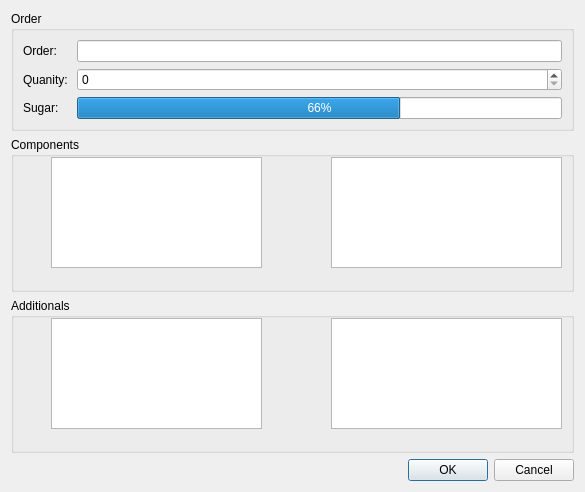
<?xml version="1.0" encoding="UTF-8"?>
<ui version="4.0">
 <class>ItemPropertiesDialog</class>
 <widget class="QDialog" name="ItemPropertiesDialog">
  <property name="geometry">
   <rect>
    <x>0</x>
    <y>0</y>
    <width>585</width>
    <height>492</height>
   </rect>
  </property>
  <property name="windowTitle">
   <string>Item Properties Dialog</string>
  </property>
  <layout class="QGridLayout" name="gridLayout">
   <item row="0" column="0">
    <widget class="QGroupBox" name="groupBox">
     <property name="sizePolicy">
      <sizepolicy hsizetype="Preferred" vsizetype="Fixed">
       <horstretch>0</horstretch>
       <verstretch>0</verstretch>
      </sizepolicy>
     </property>
     <property name="title">
      <string>Order</string>
     </property>
     <property name="flat">
      <bool>true</bool>
     </property>
     <layout class="QFormLayout" name="formLayout">
      <item row="0" column="0">
       <widget class="QLabel" name="label">
        <property name="text">
         <string>Order:</string>
        </property>
       </widget>
      </item>
      <item row="0" column="1">
       <widget class="QLineEdit" name="orderLineEdit"/>
      </item>
      <item row="1" column="0">
       <widget class="QLabel" name="label_2">
        <property name="text">
         <string>Quanity: </string>
        </property>
       </widget>
      </item>
      <item row="1" column="1">
       <widget class="QSpinBox" name="quantitySpinBox"/>
      </item>
      <item row="2" column="0">
       <widget class="QLabel" name="label_3">
        <property name="text">
         <string>Sugar:</string>
        </property>
       </widget>
      </item>
      <item row="2" column="1">
       <widget class="QProgressBar" name="sugarProgressBar">
        <property name="minimum">
         <number>1</number>
        </property>
        <property name="maximum">
         <number>4</number>
        </property>
        <property name="value">
         <number>3</number>
        </property>
        <property name="textVisible">
         <bool>true</bool>
        </property>
        <property name="invertedAppearance">
         <bool>false</bool>
        </property>
        <property name="textDirection">
         <enum>QProgressBar::TopToBottom</enum>
        </property>
       </widget>
      </item>
     </layout>
    </widget>
   </item>
   <item row="1" column="0">
    <widget class="QGroupBox" name="groupBox_2">
     <property name="title">
      <string>Components</string>
     </property>
     <property name="flat">
      <bool>true</bool>
     </property>
     <widget class="QListWidget" name="currentComponentsListWidget">
      <property name="geometry">
       <rect>
        <x>40</x>
        <y>20</y>
        <width>211</width>
        <height>111</height>
       </rect>
      </property>
     </widget>
     <widget class="QListWidget" name="allComponentsListWidget">
      <property name="geometry">
       <rect>
        <x>320</x>
        <y>20</y>
        <width>231</width>
        <height>111</height>
       </rect>
      </property>
     </widget>
    </widget>
   </item>
   <item row="2" column="0">
    <widget class="QGroupBox" name="groupBox_3">
     <property name="title">
      <string>Additionals</string>
     </property>
     <property name="flat">
      <bool>true</bool>
     </property>
     <widget class="QListWidget" name="currentAdditionalListWidget">
      <property name="geometry">
       <rect>
        <x>40</x>
        <y>20</y>
        <width>211</width>
        <height>111</height>
       </rect>
      </property>
     </widget>
     <widget class="QListWidget" name="allAdditionalListWidget">
      <property name="geometry">
       <rect>
        <x>320</x>
        <y>20</y>
        <width>231</width>
        <height>111</height>
       </rect>
      </property>
     </widget>
    </widget>
   </item>
   <item row="3" column="0">
    <widget class="QDialogButtonBox" name="buttonBox">
     <property name="orientation">
      <enum>Qt::Horizontal</enum>
     </property>
     <property name="standardButtons">
      <set>QDialogButtonBox::Cancel|QDialogButtonBox::Ok</set>
     </property>
    </widget>
   </item>
  </layout>
 </widget>
 <resources/>
 <connections>
  <connection>
   <sender>buttonBox</sender>
   <signal>accepted()</signal>
   <receiver>ItemPropertiesDialog</receiver>
   <slot>accept()</slot>
   <hints>
    <hint type="sourcelabel">
     <x>248</x>
     <y>254</y>
    </hint>
    <hint type="destinationlabel">
     <x>157</x>
     <y>274</y>
    </hint>
   </hints>
  </connection>
  <connection>
   <sender>buttonBox</sender>
   <signal>rejected()</signal>
   <receiver>ItemPropertiesDialog</receiver>
   <slot>reject()</slot>
   <hints>
    <hint type="sourcelabel">
     <x>316</x>
     <y>260</y>
    </hint>
    <hint type="destinationlabel">
     <x>286</x>
     <y>274</y>
    </hint>
   </hints>
  </connection>
 </connections>
</ui>
